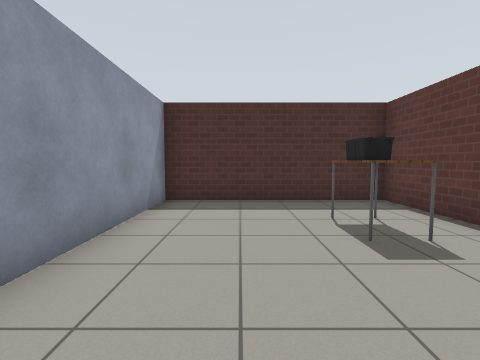
[1] (above)

17 first-person views from a walk through a robot-simulator world made for Gazebo. The camera is 1 m above the floor, tilts 4° down and sees 85° across. Floor lines are 1 m apart. The floor is counted in squares, 1 m on a side. Each view is taken from the middle of a square. On the plan, view 1 faces up. The plan holds only what a view shows up to about 11 squares ahead; the rest is blank. The robots in the file are not drawn. Simple patterns stand in for the simulator's built-in surfaces.

[2]
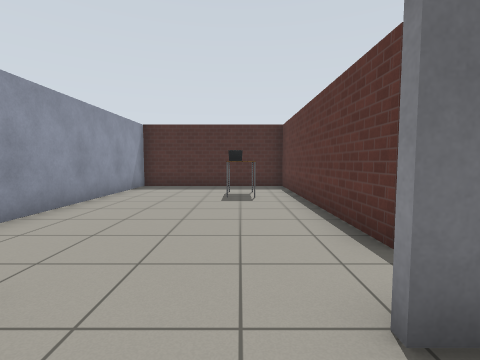

[3]
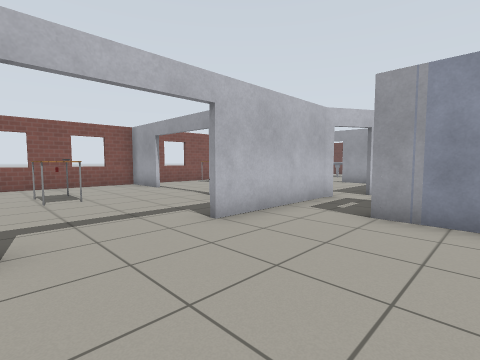

[4]
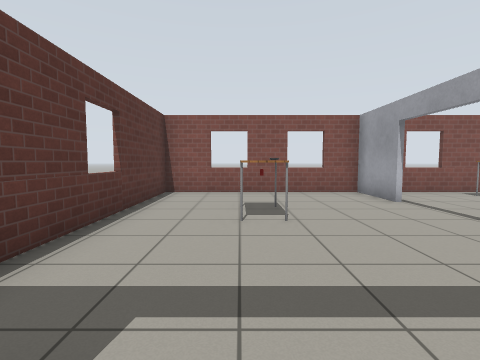

[5]
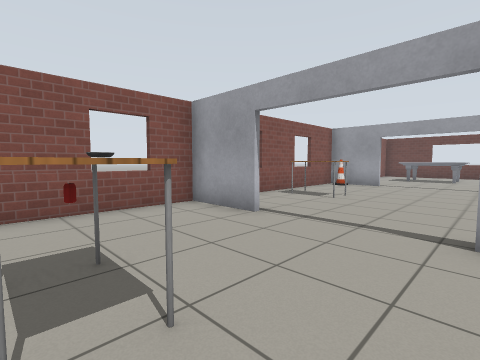

[6]
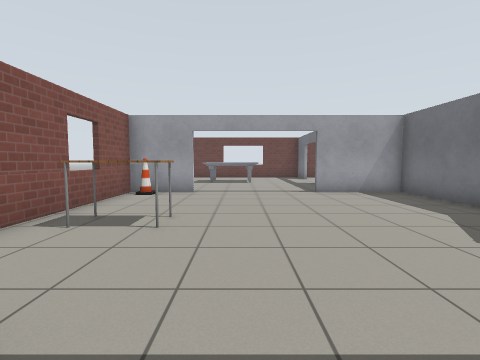

[7]
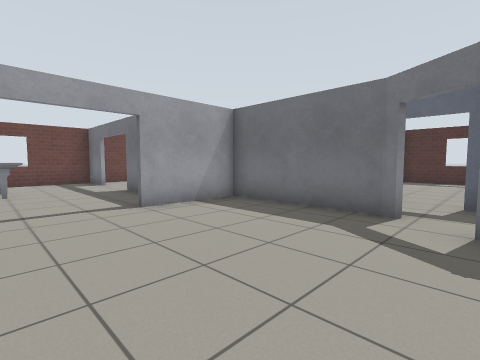

[8]
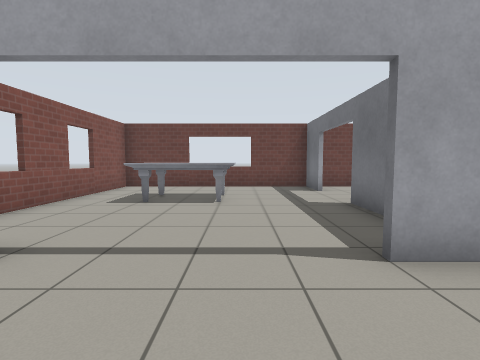

[9]
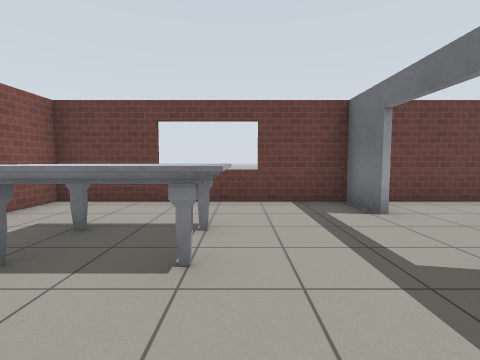

[10]
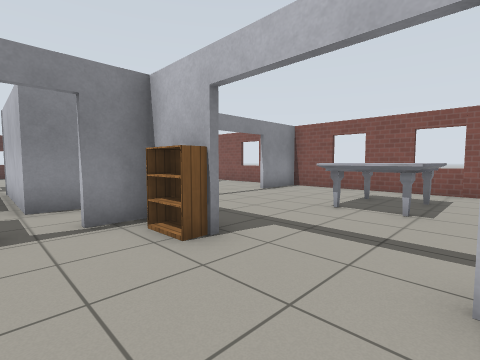

[11]
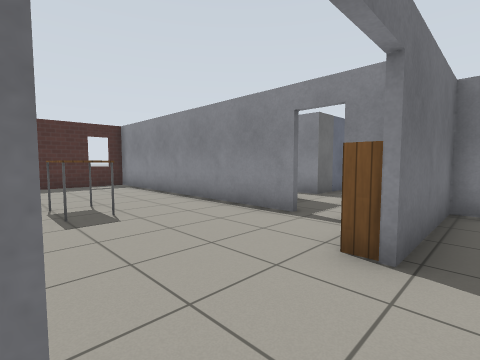

[12]
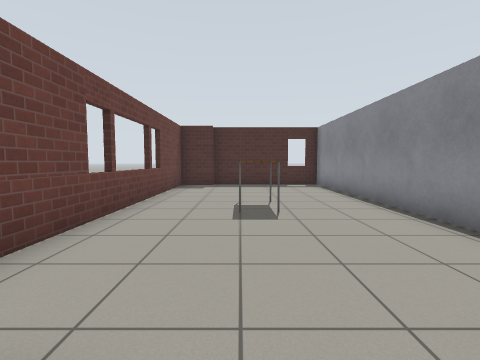

[13]
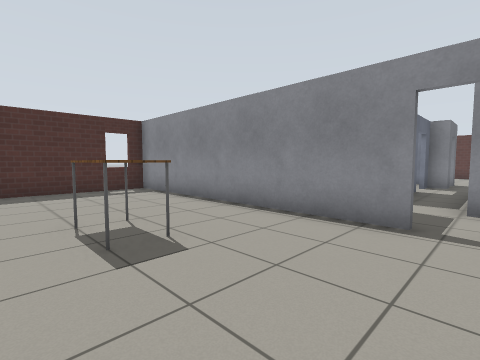

[14]
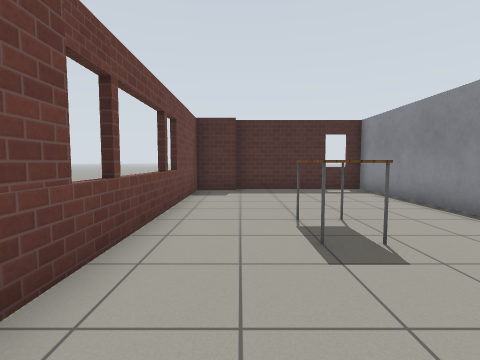

[15]
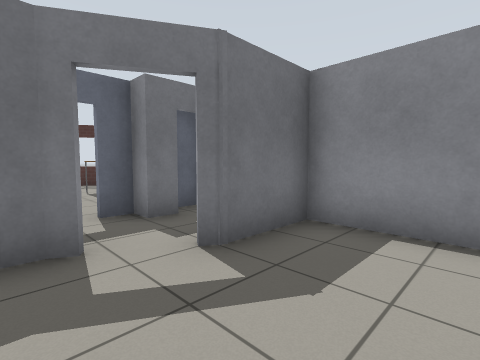

[16]
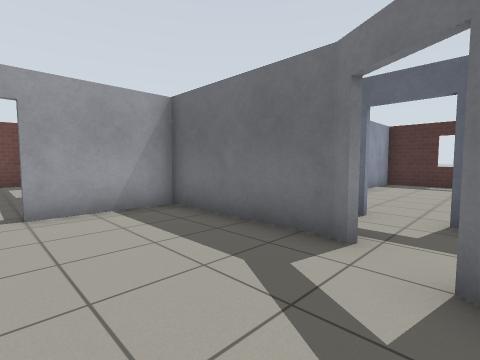

[17]
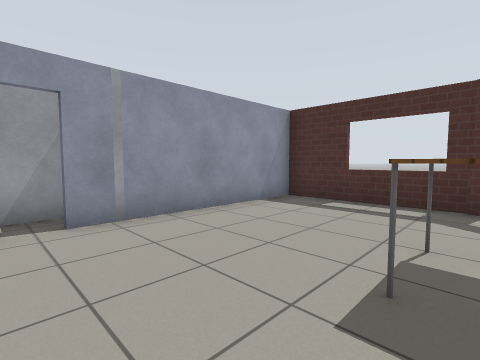

### Floor plan
Points are (right, up) in squares from view 1. A wall is a line through its corners. A room is listed if a view was taken in it or the views show most of it. See-through windows are left out.
Room 1 (views 1, 3, 4)
walls: (-2.4, 0) (-3, 0); (3.8, -1.1) (3.8, 6.8) (-1.9, 6.8) (-1.9, -0.6) (-2.5, -0.6); (-2.6, -2.5) (0.1, -2.5)
ways out: open door at (1.5, -3) to room 2; opening at (-3, -2) to room 7
objects: table (2, 3) to (2, 4)
Room 2 (views 2, 5, 6)
walls: (-1.9, -8.4) (-1.9, -10.7); (-2.1, -10.6) (4.4, -10.6) (4.4, -4.5); (3.4, -2.7) (2.9, -2.7)
ways out: open door at (1.5, -3) to room 1; open door at (-2, -7) to room 3
objects: other object (1, -7); table (2, -8) to (2, -7)
Room 3 (views 7, 8, 15, 16)
walls: (-9.5, -8.5) (-9.5, -10.6) (-2.1, -10.6); (-2, -4.9) (-2, -2.7) (-4, -2.7); (-5.2, -1.9) (-5.6, -1.7) (-9.5, -1.7) (-9.5, -4.5)
ways out: open door at (-2, -7) to room 2; open door at (-10, -6.5) to room 4; open door at (-5, -2) to room 7
objects: cone (-9, -10); table (-5, -9) to (-5, -8)
Room 4 (views 9, 11, 12)
walls: (-15.9, -3.3) (-17.5, -3.3) (-17.5, -10.6) (-9.7, -10.6) (-9.7, -8.5); (-9.7, -3.9) (-9.7, -3.3) (-12.6, -3.3)
ways out: open door at (-10, -6.5) to room 3; open door at (-15, -3) to room 5
objects: marble table (-15, -8) to (-13, -6)
Room 5 (views 10, 13, 14)
walls: (-11.6, -1.1) (-11.6, 7.6) (-16.2, 7.6); (-16.1, 7.1) (-17.5, 7.1) (-17.5, -2.8); (-11.6, -3.2) (-11.6, -2)
ways out: open door at (-15, -3) to room 4; open door at (-11.5, -1.5) to room 7
objects: table (-15, 1) to (-14, 2); bookshelf (-13, -3)
Room 6 (view 17)
walls: (-2.5, 7) (-3.4, 7.6) (-7.5, 7.6) (-7.5, 1.9); (-8.5, 2.1) (-8.5, 1.1)
ways out: open door at (-5, 0) to room 7; open door at (-3, -0.5) to room 7; open door at (-8, 1.5)
objects: table (-3, 3) to (-3, 4)
Room 7 (no view inside)
walls: (-5.7, 0) (-8.6, 0) (-8.6, 0.8); (-9.7, -1.6) (-5.5, -1.6); (-3.9, 0) (-4.6, 0); (-4, -2.5) (-2.6, -2.5); (-3.3, -0.6) (-3.9, -0.6)
ways out: opening at (-3, -2) to room 1; open door at (-5, -2) to room 3; open door at (-11.5, -1.5) to room 5; open door at (-5, 0) to room 6; open door at (-3, -0.5) to room 6

Positions as (right, up) in squares from view 1, and headings:
1: (0, 0), facing up
2: (2, -4), facing up
3: (3, 1), facing down-left
4: (2, -2), facing down
5: (2, -5), facing down-left
6: (-1, -7), facing left
7: (-4, -7), facing up-left
8: (-7, -6), facing left
9: (-11, -6), facing left
10: (-16, -1), facing down-right
11: (-16, -4), facing up-right
12: (-15, -4), facing up
13: (-16, -2), facing up-right
14: (-16, -2), facing up
15: (-6, -5), facing up-right
16: (-4, -5), facing up-left
17: (-3, 1), facing up-left
